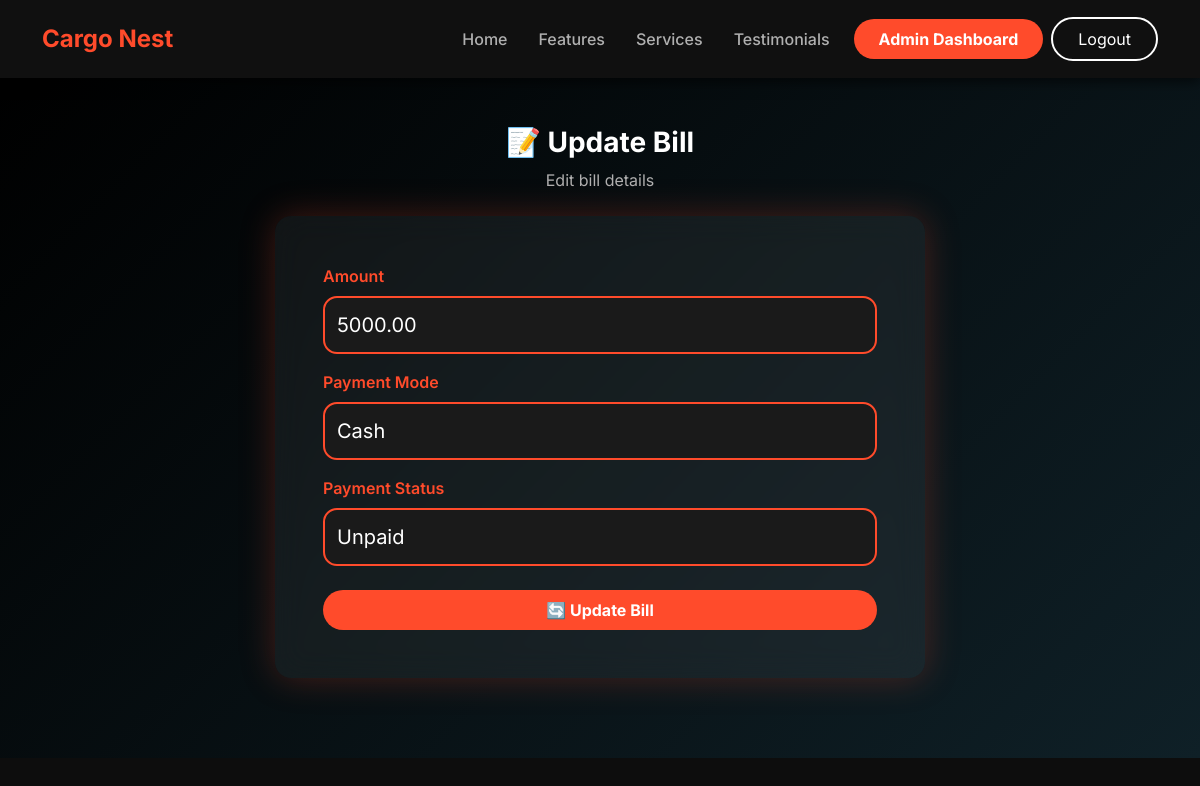
/admin/update_bill.php?id=2 (signed in), run on the app's committed database.
### tables this page shows
CREATE TABLE `bills` (
  `bill_id` int(11) NOT NULL,
  `courier_id` int(11) NOT NULL,
  `amount` decimal(10,2) DEFAULT NULL,
  `payment_mode` varchar(50) DEFAULT NULL,
  `created_by` int(11) NOT NULL,
  `payment_status` enum('PAID','UNPAID') DEFAULT 'UNPAID',
  `created_at` timestamp NOT NULL DEFAULT current_timestamp()
);

### admin/update_bill.php (the view, shortened to what this page needs)
<?php
include "../config/db.php";
$bill_id = (int) $_GET['id'];
$stmt = mysqli_prepare($conn, "SELECT * FROM bills WHERE bill_id=?");
mysqli_stmt_bind_param($stmt, "i", $bill_id);
mysqli_stmt_execute($stmt);
$result = mysqli_stmt_get_result($stmt);
if (!$bill = mysqli_fetch_assoc($result)) {
    die("<div class='alert glow-alert-danger text-center mt-5 p-3'>Bill not found</div>");
}
include "../includes/header.php";
?>
<section class="auth-section py-5" style="min-height:85vh;">
<div class="container">
    <div class="text-center mb-4">
        <h3 class="fw-bold text-white">📝 Update Bill</h3>
        <p class="text-gray mb-0">Edit bill details</p>
    </div>
    <form method="POST" class="glass p-5 rounded-4" style="max-width:650px;margin:auto;">
        <div class="mb-3">
            <label class="form-label text-accent fw-semibold">Amount</label>
            <input type="number" step="0.01" name="amount"
                   class="form-control form-control-lg dark-input"
                   value="<?= htmlspecialchars($bill['amount']) ?>" required>
        </div>
        <div class="mb-3">
            <label class="form-label text-accent fw-semibold">Payment Mode</label>
            <select name="payment_mode" class="form-select form-select-lg dark-input" required>
                <option value="CASH" <?= $bill['payment_mode']=='CASH'?'selected':'' ?>>Cash</option>
            </select>
        </div>
        <div class="mb-4">
            <label class="form-label text-accent fw-semibold">Payment Status</label>
            <select name="payment_status" class="form-select form-select-lg dark-input" required>
                <option value="UNPAID" <?= $bill['payment_status']=='UNPAID'?'selected':'' ?>>Unpaid</option>
            </select>
        </div>
        <div class="text-center">
            <button type="submit" name="update_bill" class="btn btn-accent w-100 py-2 fw-bold">
                🔄 Update Bill
            </button>
        </div>
    </form>
</div>
</section>

### includes/header.php (style rules this page uses)
body { font-family: 'Inter', sans-serif; background-color: #0d0d0d; color: #fff; margin: 0; }
.btn-accent { background-color: #ff4b2b; color: #fff; border: none; font-weight: 600; border-radius: 30px; padding: 8px 25px; transition: all 0.3s; }

### admin/update_bill.php (style rules this page uses)
.auth-section { background:linear-gradient(135deg,#000000,#0f2027); }
.text-gray { color:#b0b0b0; }
.text-accent { color:#ff4b2b; }
.glass { background:rgba(255,255,255,.06);backdrop-filter:blur(15px);border-radius:20px;box-shadow:0 0 35px rgba(255,75,43,.25); }
.dark-input { background:#1a1a1a;color:#fff;border:2px solid #ff4b2b;border-radius:14px;padding:12px;transition:.3s; }
.btn-accent { background:#ff4b2b;color:#fff;border-radius:30px;font-weight:700;transition:.3s; }

### data on the page
bills: amount "5000.00", payment_mode "Cash", payment_status "Unpaid"
